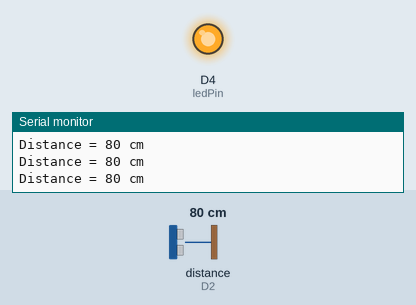
The sketch below on a simulated ESP8266 (NodeMCU). Shown: output pins drawn as LEDs (lit = HIGH), the last lines printed to the serial monitor. Wiring (inferred from the names in the program): ultrasonic range finder: trigger D1; echo D2. The inputs (shaded band) are chosen by the test bench; at power-on: distance to the obstacle (sensor on D2) 80 cm. The echo pulse lasts 58.3 µs per cm; pins used as bus, display or sensor lines are not drawn.

Above: at 1.2 s.
1.3 s: distance to the obstacle (sensor on D2) set to 22 cm
2.8 s: distance to the obstacle (sensor on D2) set to 17 cm
At 4.0 s:
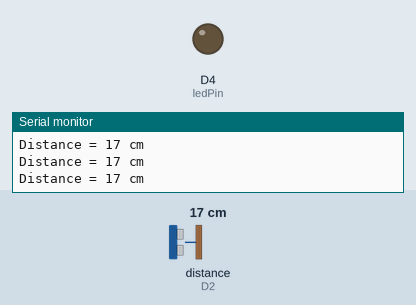
4.3 s: distance to the obstacle (sensor on D2) set to 35 cm
At 5.6 s:
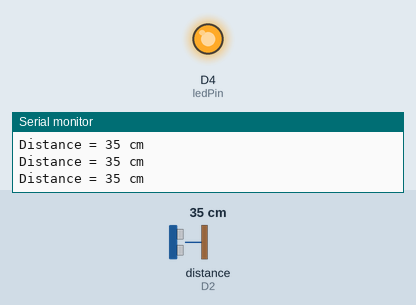
5.9 s: distance to the obstacle (sensor on D2) set to 2 cm
At 6.5 s:
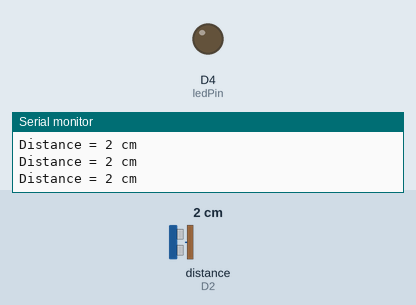
Timing chart, 0 to 8.5 s (numbered marks = the images above; inputs shaded):
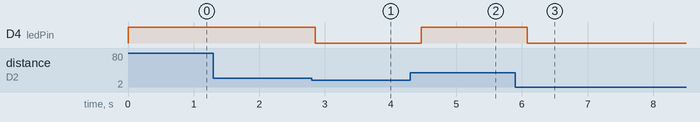

The sketch:

00_Demo_Ultrasonic_Range_Finder.ino
```cpp
#define triggerPin D1
#define echoPin D2
#define ledPin D4

unsigned long tick = millis();

void setup()
{
  Serial.begin(115200);
  pinMode(triggerPin, OUTPUT);
  pinMode(echoPin, INPUT);
  pinMode(ledPin, OUTPUT);
}

void loop()
{
  long duration;
  int cm;

  digitalWrite(triggerPin, LOW);
  delayMicroseconds(2);
  digitalWrite(triggerPin, HIGH);
  delayMicroseconds(10);
  digitalWrite(triggerPin, LOW);

  duration = pulseIn(echoPin, HIGH);

  cm = microsecondsToCentimeters(duration);

  Serial.println("Distance = " + String(cm) + " cm");

  if (cm < 20)
  {
    digitalWrite(ledPin, LOW);
  }
  else
  {
    digitalWrite(ledPin, HIGH);
  }

  delay(200);
}

int microsecondsToCentimeters(long microseconds) {
  // The speed of sound is 340 m/s or 29 microseconds per centimeter.
  // The ping from the sensor travels out and back, so to find the distance of the object we
  // take half of the distance travelled.
  return microseconds / 29 / 2;
}
```

Measured:
- the behaviour switches between 20 and 19 cm on distance to the obstacle (sensor on D2) (found by bisection; images 0 and 1)
- after the input at 2.8 s, D4 (ledPin): HIGH → LOW after 0.05 s
- after the input at 4.3 s, D4 (ledPin): LOW → HIGH after 0.17 s
- after the input at 5.9 s, D4 (ledPin): HIGH → LOW after 0.18 s
